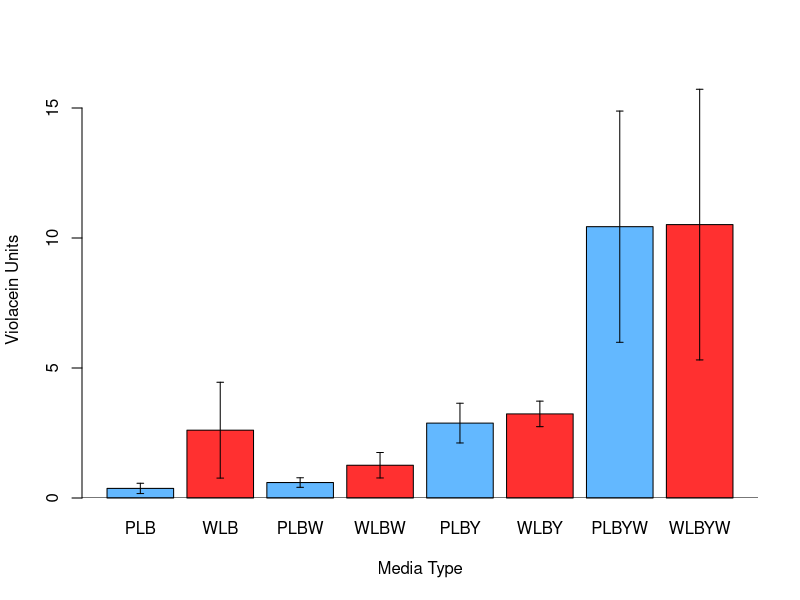

This figure's R source:
# Media Violacein Analysis
# Jared Brewer
# Created: July 21, 2015
# Modified: July 21, 2015

# The end goal here is to perform an ANOVA and make a bar plot. 

media <- read.csv("./MediaViolacein_07212015_WJB.csv", header = T)

media.aov <- aov(Violacein~Media+Phenotype, data=media)
summary(media.aov)
TukeyHSD(media.aov)

# Graphing the data may require a little reformatting, but these two-level ANOVAs are great! 

media2 <- read.csv("./MediaViolacein_07222015_WJB.csv", header = T)

media.means <- c(mean(media2$PLB, na.rm=T), mean(media2$WLB, na.rm=T), mean(media2$PLBW, na.rm=T), mean(media2$WLBW, na.rm=T), mean(media2$PLBY, na.rm=T), mean(media2$WLBY, na.rm=T), mean(media2$PLBYW, na.rm=T), mean(media2$WLBYW, na.rm=T))
media.std <- c(sd(media2$PLB, na.rm=T), sd(media2$WLB, na.rm=T), sd(media2$PLBW, na.rm=T), sd(media2$WLBW, na.rm=T), sd(media2$PLBY, na.rm=T), sd(media2$WLBY, na.rm=T), sd(media2$PLBYW, na.rm=T), sd(media2$WLBYW, na.rm=T)) 
media.n <- c(sum(media2$PLB, na.rm=T)/mean(media2$PLB, na.rm=T), sum(media2$WLB, na.rm=T)/mean(media2$WLB, na.rm=T), sum(media2$PLBW, na.rm=T)/mean(media2$PLBW, na.rm=T), sum(media2$WLBW, na.rm=T)/mean(media2$WLBW, na.rm=T), sum(media2$PLBY, na.rm=T)/mean(media2$PLBY, na.rm=T), sum(media2$WLBY, na.rm=T)/mean(media2$WLBY, na.rm=T), sum(media2$PLBYW, na.rm=T)/mean(media2$PLBYW, na.rm=T), sum(media2$WLBYW, na.rm=T)/mean(media2$WLBYW, na.rm=T))
media.se <- c(media.std/sqrt(abs(media.n)))

media.bar <- barplot(media.means, names = c("PLB", "WLB", "PLBW", "WLBW", "PLBY", "WLBY", "PLBYW", "WLBYW"), xlab="Media Type", ylab="Violacein Units", ylim=c(0, 16), col=c("steelblue1", "firebrick1"))
abline(h=0)
segments(media.bar, media.means+media.se, media.bar, media.means-media.se) 
# Applies vertical marks for standard error
segments(media.bar -0.05, media.means+media.se, media.bar +0.05, media.means+media.se) 
# Makes horizontal tick on positive SE
# Numbers determine the width of the ticks
segments(media.bar -0.05, media.means-media.se, media.bar +0.05, media.means-media.se) 